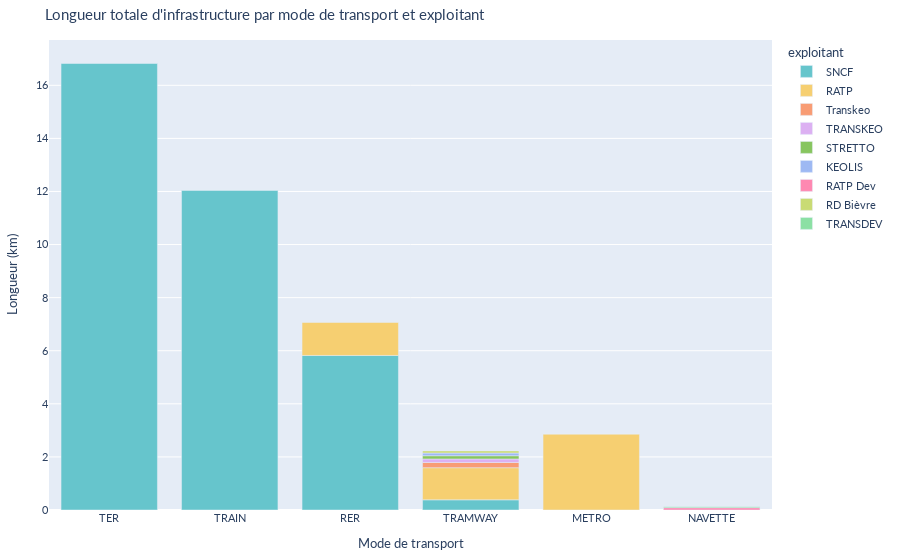

The code cell stored with this chart in its notebook:
### Markdown cell above
## 📈 Visualisation

La bibliothèque principale utilisée est Plotly Express, qui permet de créer des visualisations interactives et personnalisables. Elle est adaptée pour représenter des données complexes avec plusieurs variables, comme ici la longueur totale d'infrastructure par mode de transport et exploitant. Cela permet une exploration détaillée des données grâce aux informations affichées au survol.

### Code cell
import pandas as pd
import duckdb as ddb
import pandas as pd
import plotly.express as px

df_sorted = df.sort_values("total_length", ascending=False)

dataviz = px.bar(
    df_sorted,
    x="mode",
    y="total_length",
    color="exploitant",
    hover_data=["num_lines", "total_length"],
    text_auto=False,
    title="Longueur totale d'infrastructure par mode de transport et exploitant",
    labels={"total_length": "Longueur (km)", "mode": "Mode de transport"},
    color_discrete_sequence=px.colors.qualitative.Pastel
)

dataviz.update_traces(
    hovertemplate="<b>%{x}</b><br>Longueur: %{customdata[0]:.2f} km<br>Lignes: %{customdata[1]}<extra></extra>"
)

dataviz.update_layout(
    hovermode="x unified",
    margin=dict(l=20, r=20, t=40, b=20),
    font=dict(family="Lato, sans-serif", size=11)
)
dataviz

### Figure 1 — Plotly figure (JSON) as saved in the notebook; plotly's stock layout.template omitted (floating-point values rounded to 4 significant figures)
{"data": [{"customdata": [[405], [321], [208], [34]], "hovertemplate": "<b>%{x}</b><br>Longueur: %{customdata[0]:.2f} km<br>Lignes: %{customdata[1]}<extra></extra>", "legendgroup": "SNCF", "marker": {"color": "rgb(102, 197, 204)", "pattern": {"shape": ""}}, "name": "SNCF", "orientation": "v", "showlegend": true, "textposition": "auto", "type": "bar", "x": ["TER", "TRAIN", "RER", "TRAMWAY"], "xaxis": "x", "y": [16.82, 12.04, 5.822, 0.3833], "yaxis": "y"}, {"customdata": [[394], [60], [188], [1]], "hovertemplate": "<b>%{x}</b><br>Longueur: %{customdata[0]:.2f} km<br>Lignes: %{customdata[1]}<extra></extra>", "legendgroup": "RATP", "marker": {"color": "rgb(246, 207, 113)", "pattern": {"shape": ""}}, "name": "RATP", "orientation": "v", "showlegend": true, "textposition": "auto", "type": "bar", "x": ["METRO", "RER", "TRAMWAY", "NAVETTE"], "xaxis": "x", "y": [2.855, 1.243, 1.211, 0.0009863], "yaxis": "y"}, {"customdata": [[11]], "hovertemplate": "<b>%{x}</b><br>Longueur: %{customdata[0]:.2f} km<br>Lignes: %{customdata[1]}<extra></extra>", "legendgroup": "Transkeo", "marker": {"color": "rgb(248, 156, 116)", "pattern": {"shape": ""}}, "name": "Transkeo", "orientation": "v", "showlegend": true, "textposition": "auto", "type": "bar", "x": ["TRAMWAY"], "xaxis": "x", "y": [0.1968], "yaxis": "y"}, {"customdata": [[6]], "hovertemplate": "<b>%{x}</b><br>Longueur: %{customdata[0]:.2f} km<br>Lignes: %{customdata[1]}<extra></extra>", "legendgroup": "TRANSKEO", "marker": {"color": "rgb(220, 176, 242)", "pattern": {"shape": ""}}, "name": "TRANSKEO", "orientation": "v", "showlegend": true, "textposition": "auto", "type": "bar", "x": ["TRAMWAY"], "xaxis": "x", "y": [0.1331], "yaxis": "y"}, {"customdata": [[4]], "hovertemplate": "<b>%{x}</b><br>Longueur: %{customdata[0]:.2f} km<br>Lignes: %{customdata[1]}<extra></extra>", "legendgroup": "STRETTO", "marker": {"color": "rgb(135, 197, 95)", "pattern": {"shape": ""}}, "name": "STRETTO", "orientation": "v", "showlegend": true, "textposition": "auto", "type": "bar", "x": ["TRAMWAY"], "xaxis": "x", "y": [0.1212], "yaxis": "y"}, {"customdata": [[18]], "hovertemplate": "<b>%{x}</b><br>Longueur: %{customdata[0]:.2f} km<br>Lignes: %{customdata[1]}<extra></extra>", "legendgroup": "KEOLIS", "marker": {"color": "rgb(158, 185, 243)", "pattern": {"shape": ""}}, "name": "KEOLIS", "orientation": "v", "showlegend": true, "textposition": "auto", "type": "bar", "x": ["TRAMWAY"], "xaxis": "x", "y": [0.1024], "yaxis": "y"}, {"customdata": [[2]], "hovertemplate": "<b>%{x}</b><br>Longueur: %{customdata[0]:.2f} km<br>Lignes: %{customdata[1]}<extra></extra>", "legendgroup": "RATP Dev", "marker": {"color": "rgb(254, 136, 177)", "pattern": {"shape": ""}}, "name": "RATP Dev", "orientation": "v", "showlegend": true, "textposition": "auto", "type": "bar", "x": ["NAVETTE"], "xaxis": "x", "y": [0.08625], "yaxis": "y"}, {"customdata": [[12]], "hovertemplate": "<b>%{x}</b><br>Longueur: %{customdata[0]:.2f} km<br>Lignes: %{customdata[1]}<extra></extra>", "legendgroup": "RD Bièvre", "marker": {"color": "rgb(201, 219, 116)", "pattern": {"shape": ""}}, "name": "RD Bièvre", "orientation": "v", "showlegend": true, "textposition": "auto", "type": "bar", "x": ["TRAMWAY"], "xaxis": "x", "y": [0.0792], "yaxis": "y"}, {"customdata": [[4]], "hovertemplate": "<b>%{x}</b><br>Longueur: %{customdata[0]:.2f} km<br>Lignes: %{customdata[1]}<extra></extra>", "legendgroup": "TRANSDEV", "marker": {"color": "rgb(139, 224, 164)", "pattern": {"shape": ""}}, "name": "TRANSDEV", "orientation": "v", "showlegend": true, "textposition": "auto", "type": "bar", "x": ["NAVETTE"], "xaxis": "x", "y": [0.0389], "yaxis": "y"}], "layout": {"barmode": "relative", "font": {"family": "Lato, sans-serif", "size": 11}, "hovermode": "x unified", "legend": {"title": {"text": "exploitant"}, "tracegroupgap": 0}, "margin": {"b": 20, "l": 20, "r": 20, "t": 40}, "title": {"text": "Longueur totale d'infrastructure par mode de transport et exploitant"}, "xaxis": {"anchor": "y", "domain": [0.0, 1.0], "title": {"text": "Mode de transport"}}, "yaxis": {"anchor": "x", "domain": [0.0, 1.0], "title": {"text": "Longueur (km)"}}}}
